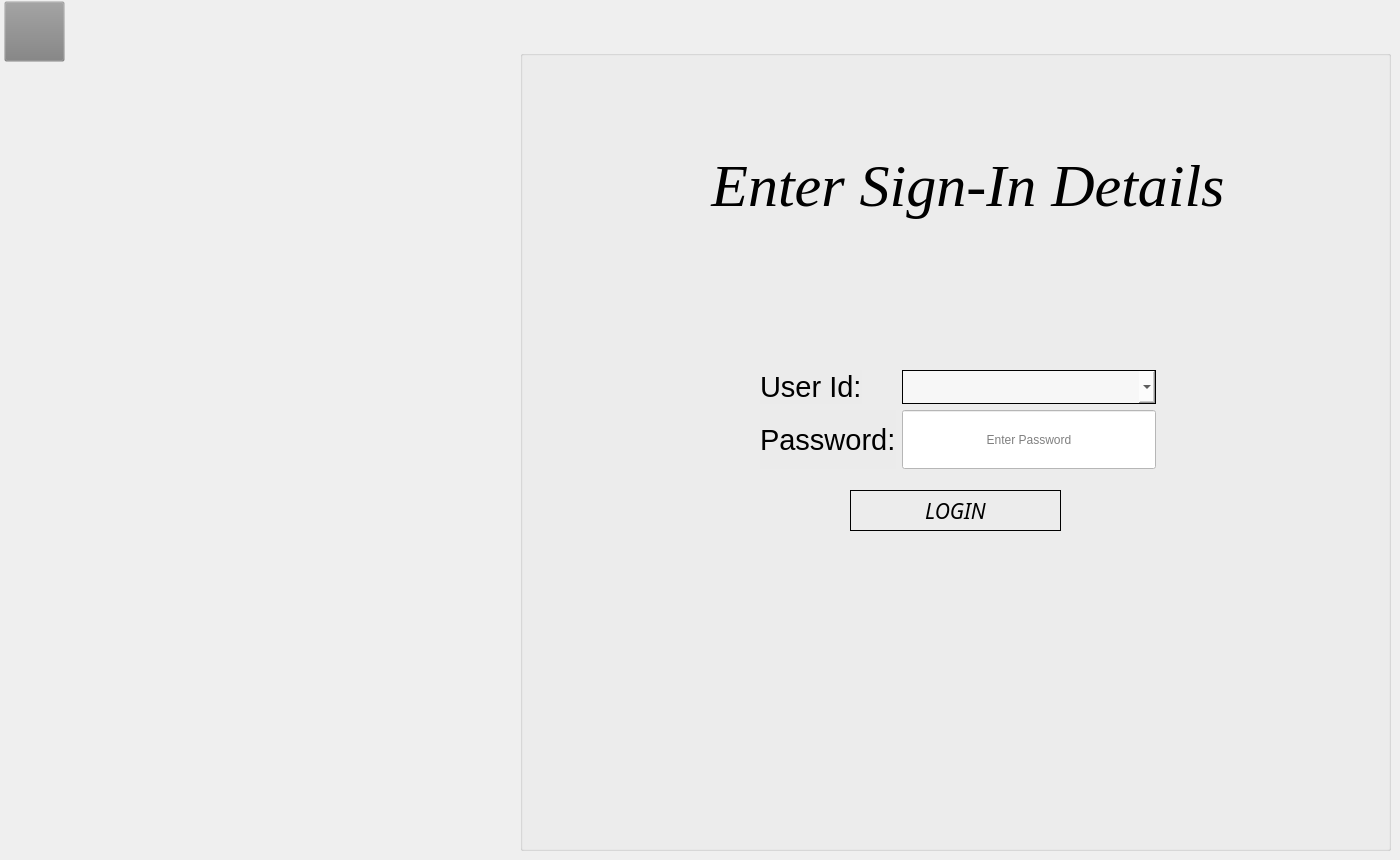
    <widget class="QWidget" name="login">
     <widget class="QGroupBox" name="groupBox_3">
      <property name="geometry">
       <rect>
        <x>520</x>
        <y>50</y>
        <width>871</width>
        <height>801</height>
       </rect>
      </property>
      <property name="title">
       <string/>
      </property>
      <property name="alignment">
       <set>Qt::AlignCenter</set>
      </property>
      <widget class="QLabel" name="label_4">
       <property name="geometry">
        <rect>
         <x>60</x>
         <y>50</y>
         <width>761</width>
         <height>171</height>
        </rect>
       </property>
       <property name="font">
        <font>
         <family>Georgia</family>
         <pointsize>45</pointsize>
         <italic>true</italic>
         <underline>false</underline>
        </font>
       </property>
       <property name="styleSheet">
        <string notr="true">background-color:rgb(128,128,128,.001)</string>
       </property>
       <property name="text">
        <string> Enter Sign-In Details</string>
       </property>
       <property name="textFormat">
        <enum>Qt::AutoText</enum>
       </property>
       <property name="alignment">
        <set>Qt::AlignCenter</set>
       </property>
       <property name="wordWrap">
        <bool>false</bool>
       </property>
      </widget>
      <widget class="QPushButton" name="pushButton_7">
       <property name="geometry">
        <rect>
         <x>330</x>
         <y>440</y>
         <width>211</width>
         <height>41</height>
        </rect>
       </property>
       <property name="font">
        <font>
         <family>Franklin Gothic Medium</family>
         <pointsize>16</pointsize>
         <weight>50</weight>
         <italic>true</italic>
         <bold>false</bold>
        </font>
       </property>
       <property name="styleSheet">
        <string notr="true">font: italic 16pt &quot;Franklin Gothic Medium&quot;;
border:1px solid black</string>
       </property>
       <property name="text">
        <string>LOGIN</string>
       </property>
       <property name="autoDefault">
        <bool>true</bool>
       </property>
       <property name="default">
        <bool>true</bool>
       </property>
       <property name="flat">
        <bool>true</bool>
       </property>
      </widget>
      <widget class="QWidget" name="layoutWidget">
       <property name="geometry">
        <rect>
         <x>240</x>
         <y>320</y>
         <width>396</width>
         <height>99</height>
        </rect>
       </property>
       <layout class="QFormLayout" name="formLayout">
        <item row="0" column="0">
         <widget class="QLabel" name="label_3">
          <property name="font">
           <font>
            <pointsize>22</pointsize>
           </font>
          </property>
          <property name="styleSheet">
           <string notr="true">background-color:rgb(128,128,128,0.01);</string>
          </property>
          <property name="text">
           <string>User Id:</string>
          </property>
         </widget>
        </item>
        <item row="0" column="1">
         <widget class="QComboBox" name="comboBox_input_username">
          <property name="sizePolicy">
           <sizepolicy hsizetype="Preferred" vsizetype="Minimum">
            <horstretch>0</horstretch>
            <verstretch>0</verstretch>
           </sizepolicy>
          </property>
          <property name="font">
           <font>
            <family>MS Shell Dlg 2</family>
            <pointsize>14</pointsize>
            <weight>50</weight>
            <italic>false</italic>
            <bold>false</bold>
           </font>
          </property>
          <property name="styleSheet">
           <string notr="true">background-color:rgba(255,255,255,0.6);
font: 14pt &quot;MS Shell Dlg 2&quot;;
border:1px solid  black</string>
          </property>
          <property name="editable">
           <bool>false</bool>
          </property>
          <property name="currentText">
           <string/>
          </property>
         </widget>
        </item>
        <item row="1" column="0">
         <widget class="QLabel" name="label_5">
          <property name="font">
           <font>
            <pointsize>22</pointsize>
           </font>
          </property>
          <property name="styleSheet">
           <string notr="true">background-color:rgb(128,128,128,0.01);</string>
          </property>
          <property name="text">
           <string>Password:</string>
          </property>
         </widget>
        </item>
        <item row="1" column="1">
         <widget class="QLineEdit" name="lineEdit_input_password">
          <property name="sizePolicy">
           <sizepolicy hsizetype="Expanding" vsizetype="Expanding">
            <horstretch>0</horstretch>
            <verstretch>0</verstretch>
           </sizepolicy>
          </property>
          <property name="styleSheet">
           <string notr="true">font: 14pt &quot;MS Shell Dlg 2&quot;;
background-color:white;</string>
          </property>
          <property name="text">
           <string/>
          </property>
          <property name="echoMode">
           <enum>QLineEdit::Password</enum>
          </property>
          <property name="alignment">
           <set>Qt::AlignCenter</set>
          </property>
          <property name="placeholderText">
           <string>Enter Password</string>
          </property>
         </widget>
        </item>
       </layout>
      </widget>
     </widget>
     <widget class="QPushButton" name="loginpage_backbutton">
      <property name="geometry">
       <rect>
        <x>4</x>
        <y>1</y>
        <width>61</width>
        <height>61</height>
       </rect>
      </property>
      <property name="styleSheet">
       <string notr="true">border-image:url(:back-button.png);
background-color:rgb(128,128,128,0.01)</string>
      </property>
      <property name="text">
       <string/>
      </property>
     </widget>
    </widget>
